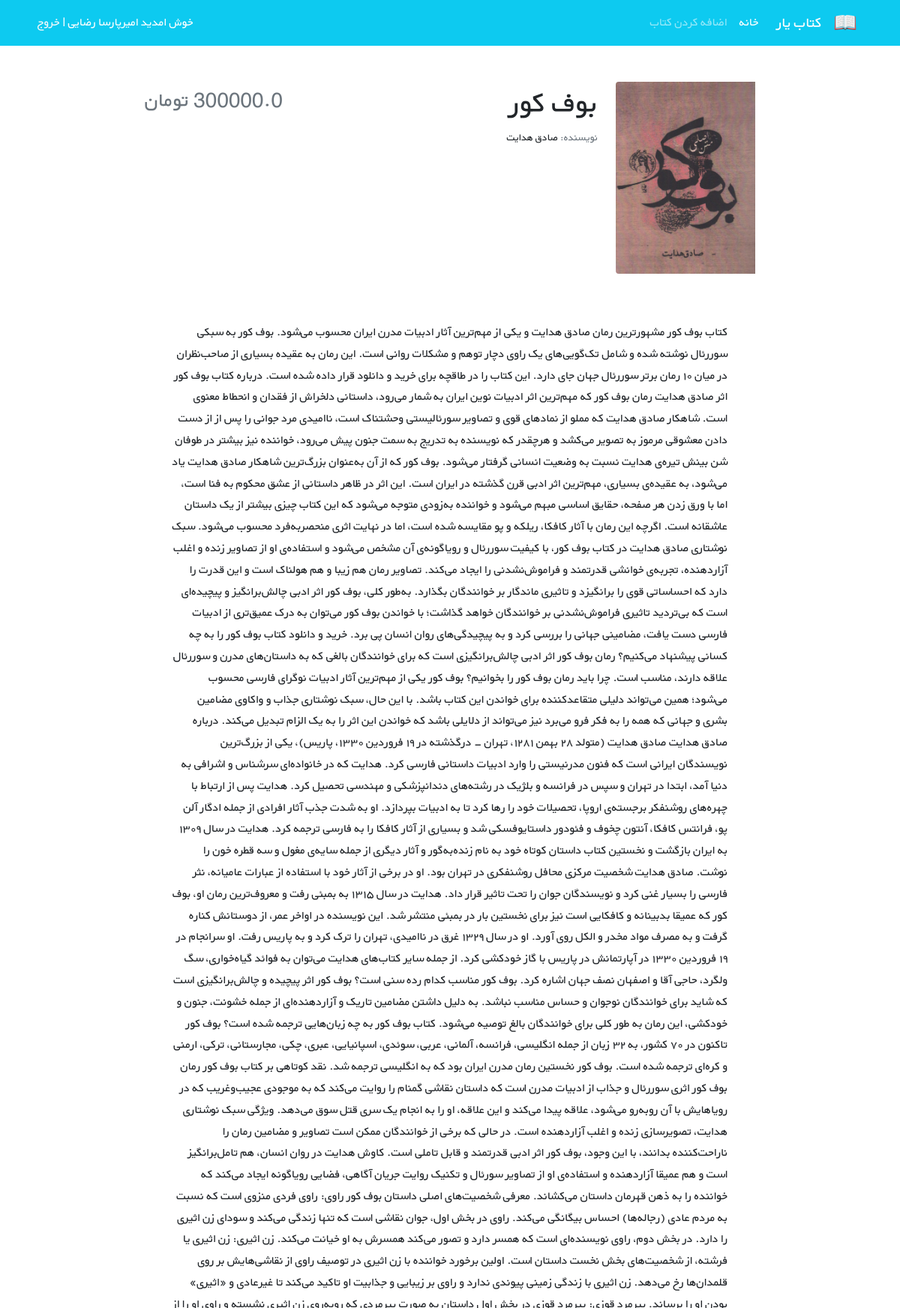
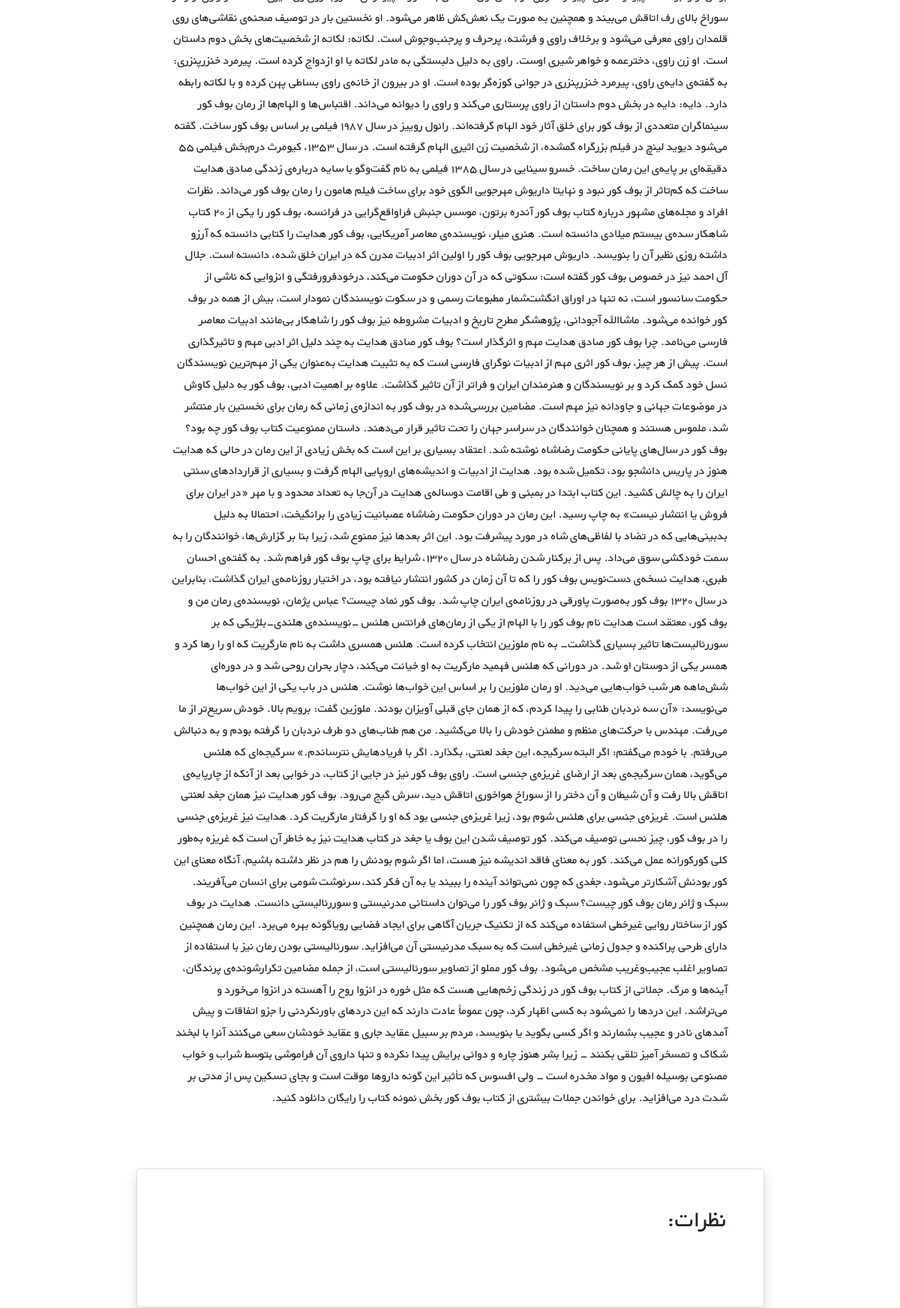
/books/10/ (signed in, upper part), run on the app's committed database (2 pictures, top to bottom).
### accounts/models.py (models this page shows)
class CustomUserModel(AbstractUser):
    age = models.PositiveIntegerField(null=True, blank=False)

### books/models.py (models this page shows, shortened)
class Book(models.Model):
    user = models.ForeignKey(get_user_model(), on_delete=models.CASCADE, related_name='books')
    title = models.CharField(max_length=200, blank=False, null=False)
    author = models.CharField(max_length=200)
    price = models.DecimalField(max_digits=9, decimal_places=1)
    description = models.TextField(blank=False, null=False)
    release_date = models.DateField()
    creation_date = models.DateTimeField(auto_now_add=True)
    visibility = models.BooleanField(default=True)
    cover = models.ImageField(upload_to='covers/', blank=True, null=False)

### books/views.py (the view, shortened to what this page needs)
# urls.py: path('<int:pk>/', book_details_view, name='book_details'),
@login_required()
def book_details_view(request, pk):
    comment_form = CommentForm(request.POST)
    book = get_object_or_404(Book, pk=pk)
    book_comments = book.comments.all()
    return render(request, 'books/book_details.html',
                  context={
                      'book': book,
                      'book_comments': book_comments,
                      'comment_form': comment_form
                  })

### books/templates/books/book_details.html (shortened to what this page needs)
{% extends '_base.html' %}
{% load crispy_forms_tags %}
{% block content %}
    <div class="container mt-5" dir="rtl">
        <div class="">
            <div class="">
                <div class="d-flex justify-content-center">
                    <div class="row w-sm-75 w-100">
                        <div class="col-xs-12 col-md-3 d-flex justify-content-center">
                            {% if book.cover %}
                                <div>
                                    <img src="{{ book.cover.url }}"
                                         class="img-fluid rounded-start" alt="...">
                                </div>
                            {% endif %}
                        </div>
                        <div class="col-xs-12 col-md-6 text-center text-md-end mt-md-1 mt-4">
                            <h1>{{ book.title }}</h1>
                            <h5 class="small my-1"><span class="text-muted">نویسنده: </span> {{ book.author }}</h5>
                        </div>
                        <div class="col-xs-12 col-md-3 d-flex flex-column">
                            <h3 class="align-self-center pt-2 text-muted align-self-md-end">
                                {{ book.price }} تومان
                            </h3>
                        </div>
                    </div>
                </div>
                <div class="d-flex justify-content-center">
                    <div class="my-3 p-5 w-sm-75 w-100">
                        {{ book.description }}
                    </div>
                </div>
                <div class="d-flex justify-content-center">
                    <div class="card shadow my-3 p-5 w-sm-75 w-100">
                        <h2 class="mb-5">نظرات:</h2>
                    </div>
                </div>
            </div>
        </div>
    </div>
{% endblock content %}

### templates/_base.html (shortened to what this page needs)
{% load i18n %}
{% load static %}
<!doctype html>
<html lang="en">
<head>
    <link href="https://cdn.jsdelivr.net/npm/bootstrap@5.1.3/dist/css/bootstrap.min.css" rel="stylesheet"
>
    <link rel="stylesheet" href="{% static 'css/style.css' %}">
</head>
<nav class="navbar navbar-expand-lg navbar-dark bg-info" dir="rtl">
    <div class="container">
        <a class="navbar-brand" href="#">
            <img src="{% static 'icons/book.png' %}" alt="" height="30"
                 class="d-inline-block align-text-top">
        </a>
        <a class="navbar-brand mx-3" href="#">کتاب یار</a>
        <div class="collapse navbar-collapse" id="navbarNavAltMarkup">
            <div class="navbar-nav">
                <a class="nav-link active" aria-current="page" href="{% url 'books_list' %}">خانه</a>
                <a class="nav-link" href="{% url 'book_create' %}">اضافه کردن کتاب</a>
            </div>
        </div>
        {% if user.is_authenticated %}
            <div class=" mx-2 text-white"> خوش امدید {{ user.first_name }} |
                <a class="link-light text-decoration-none" href="{% url 'logout' %}">خروج</a></div>
            </div>
        {% else %}
            <div class=" mx-2 text-white"> <a class="link-light text-decoration-none" href="{% url  'signup' %}">ثبت نام</a> |
                <a class="link-light text-decoration-none" href="{% url 'login' %}">ورود</a></div>
        {% endif %}
</nav>
{% block content %}
{% endblock content %}
</body>
</html>

### static/css/style.css (style rules this page uses)
* { font-family: 'BYekan', sans-serif; line-height: 1.8rem; }
@media (min-width: 576px) { .w-sm-75 { width: 75%!important; } }

### data on the page
CustomUserModel: first_name "امیرپارسا رضایی"
Book: cover (picture), title "بوف کور", author "صادق هدایت", description "کتاب بوف کور مشهورترین رمان صادق هدایت و یکی از مهم‌ترین آثار ادبیات مدرن ایران محسوب می‌شود. بوف کور به سبکی سوررئال نوشته شده و شامل تک‌گویی‌های یک راوی دچار توهم و مشکلات روانی است. این رمان به عقیده‌ بسیاری از صاحب‌نظران در میان ۱۰ رمان برتر سوررئال جهان جای دارد. این کتاب را در طاقچه برای خرید و دانلود قرار داده شده است. درباره کتاب بوف کور اثر صادق هدایت رمان بوف کور که مهم‌ترین اثر ادبیات نوین ایران به شمار می‌رود، داستانی دلخراش از فقدان و انحطاط معنوی است. شاهکار صادق هدایت که مملو از نمادهای قوی و تصاویر سورئالیستی وحشتناک است، ناامیدی مرد جوانی را پس از از دست دادن معشوقی مرموز به تصویر می‌کشد و هرچقدر که نویسنده به تدریج به سمت جنون پیش می‌رود، خواننده نیز بیشتر در طوفان شن بینش…"
